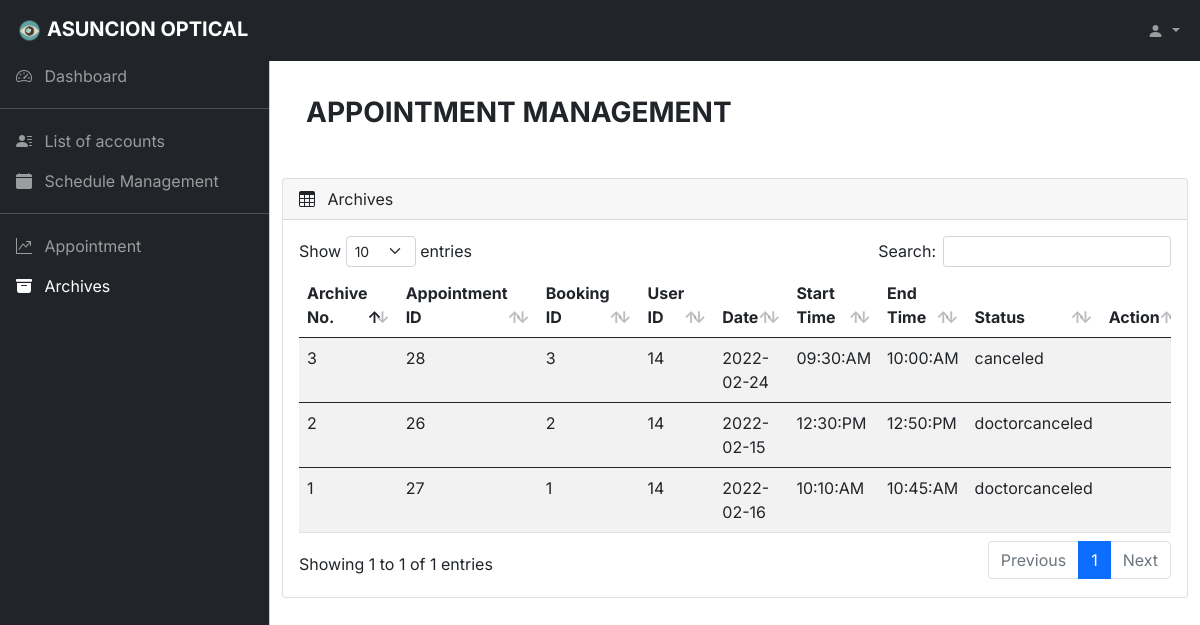
The page /archives.php on the database its author committed.
### tables this page shows
CREATE TABLE `archive` (
  `ID` int(11) NOT NULL,
  `Booking_ID` int(11) DEFAULT NULL,
  `Appointment_ID` int(11) DEFAULT NULL,
  `User_ID` int(11) DEFAULT NULL,
  `sched` date DEFAULT NULL,
  `start_time` time DEFAULT NULL,
  `end_time` time DEFAULT NULL,
  `status` varchar(60) DEFAULT NULL
);

### archives.php (the view, shortened to what this page needs)
<!DOCTYPE html>
<html lang="en">
  <head>
    <link rel="stylesheet" href="css/bootstrap.min.css" />
    <link rel="stylesheet" href="https://cdn.jsdelivr.net/npm/bootstrap-icons@1.4.1/font/bootstrap-icons.css" />
    <link rel="stylesheet" href="css/dataTables.bootstrap5.min.css" />
    <link rel="stylesheet" href="css/style1.css" />
  </head>
  <body>
    <nav class="navbar navbar-expand-lg navbar-dark bg-dark fixed-top">
      <div class="container-fluid">
        <a class="navbar-brand me-auto ms-lg-0 ms-3 text-uppercase fw-bold"
          href="#"> <img src="img/eyel.png" height="35" width="35">Asuncion Optical</a>
        <div class="collapse navbar-collapse" id="topNavBar">
          <ul class="navbar-nav ms-auto">
            <li class="nav-item dropdown">
              <a
                class="nav-link dropdown-toggle ms-2"
                href="#"
                role="button"
                data-bs-toggle="dropdown"
                aria-expanded="false"
              >
                <i class="bi bi-person-fill"></i>
              </a>
            </li>
          </ul>
        </div>
      </div>
    </nav>
    <div class="offcanvas offcanvas-start sidebar-nav bg-dark" tabindex="-1"  id="sidebar">
      <div class="offcanvas-body p-0">
        <nav class="navbar-dark">
          <ul class="navbar-nav">
            <li>
              <a href="dashboard.php" class="nav-link px-3">
                <span class="me-2"><i class="bi bi-speedometer2"></i></span>
                <span>Dashboard</span>
              </a>
            </li>
            <li class="my-1"><hr class="dropdown-divider bg-light" /></li>
            <li>
              <a href="loa.php" class="nav-link px-3 ">
                <span class="me-2"><i class="bi bi-person-lines-fill"></i></span>
                <span>List of accounts</span>
              </a>
            </li>
            <li>
              <a href="ds.php" class="nav-link px-3">
                <span class="me-2"><i class="bi bi-calendar-fill"></i></i></span>
                <span>Schedule Management</span>
              </a>
            </li>
            <li class="my-1"><hr class="dropdown-divider bg-light" /></li>
            <li>
              <a href="app.php" class="nav-link px-3">
                <span class="me-2"><i class="bi bi-graph-up"></i></span>
                <span>Appointment</span>
              </a>
            </li>
            <li>
              <a href="archives.php" class="nav-link px-3 active">
                <span class="me-2"><i class="bi bi-archive-fill"></i></span>
                <span>Archives</span>
              </a>
            </li>
          </ul>
        </nav>
      </div>
    </div>
     <main class="mt-5 pt-4">
        <div class="container-fluid">
            <div class="row ">
                <div class="col-md-12">
                  <h3 class="fw-bold text-uppercase p-4">APPOINTMENT MANAGEMENT</h3>
                </div>
            </div>
            <div class="col-md-12 mb-3 pt-3">
                <div class="card">
                  <div class="card-header">
                    <span><i class="bi bi-table me-2"></i></span> Archives
                  </div>
                  <div class="card-body">
                    <div class="table-responsive">
                      <table
                        id="example"
                        class="table table-striped data-table"
                        style="width: 100%"
                      >
                        <thead>
                          <tr>
                            <th>Archive No.</th>
                            <th>Appointment ID</th>
                            <th>Booking ID</th>
                            <th>User ID</th>
                            <th>Date</th>
                            <th>Start Time</th>
                            <th>End Time</th>
                            <th>Status</th>
                            <th>Action</th>
                          </tr>
                        </thead>
                        <?php
                        include_once 'main/includes/dbh.inc.php';
                        $result = $conn->query("SELECT * FROM archive order by id desc");
                        while ($row = $result->fetch_assoc()){
                        ?>
                        <tbody>
                        <tr>
						                <td><input type="hidden" name="id" value="<?php echo $row['ID'];?>"><?php echo $row['ID'];?></td>
                            <td><input type="hidden" name="appid" value="<?php echo $row['Appointment_ID'];?>"><?php echo $row['Appointment_ID'];?></td>
                            <td><input type="hidden" name="bookid" value="<?php echo $row['Booking_ID'];?>"><?php echo $row['Booking_ID'];?></td>
                            <td><input type="hidden" name="User_ID" value="<?php echo $row['User_ID'];?>"><?php echo $row['User_ID'];?></td>
                            <td><input type="hidden" name="sched" value="<?php echo $row['sched'];?>"><?php echo $row['sched'];?></td>
                            <td><input type="hidden" name="startt" value="<?php echo $row['start_time'];?>">
                            <?php $timee = date_create($row ['start_time']);
                                  echo date_format($timee, 'h:i:A');?></td>
                            <td><input type="hidden" name="endd" value="<?php echo $row['end_time'];?>">
                            <?php $timeee = date_create($row ['end_time']);
                                  echo date_format($timeee, 'h:i:A');?></td>
							              <td><input type="hidden" name="stats" value="<?php echo $row['status'];?>"><?php echo $row['status'];?></td>
                            <td></td>
                          </tr>
                        </tbody>
                        <?php
							            }
					  	          ?>
                      </table>
                    </div>
                  </div>
                </div>
    </main>
  </body>
</html>

### css/style1.css (style rules this page uses)
body, button { font-family: "Inter", sans-serif; }
:root { --offcanvas-width: 270px; --topNavbarHeight: 56px; }
.sidebar-nav { width: var(--offcanvas-width); }
@media (min-width: 992px) { body { overflow: auto !important; } }
@media (min-width: 992px) { main { margin-left: var(--offcanvas-width); } }
@media (min-width: 992px) { .sidebar-nav { -webkit-transform: none; transform: none; visibility: visible !important; height: calc(100% - var(--topNavbarHeight)); top: var(--topNavbarHeight); } }

### rows shown on the page
archive: ID "3", Appointment_ID "28", Booking_ID "3", User_ID "14", sched "2022-02-24", start_time "09:30:AM", end_time "10:00:AM", status "canceled"
archive: ID "2", Appointment_ID "26", Booking_ID "2", User_ID "14", sched "2022-02-15", start_time "12:30:PM", end_time "12:50:PM", status "doctorcanceled"
archive: ID "1", Appointment_ID "27", Booking_ID "1", User_ID "14", sched "2022-02-16", start_time "10:10:AM", end_time "10:45:AM", status "doctorcanceled"
